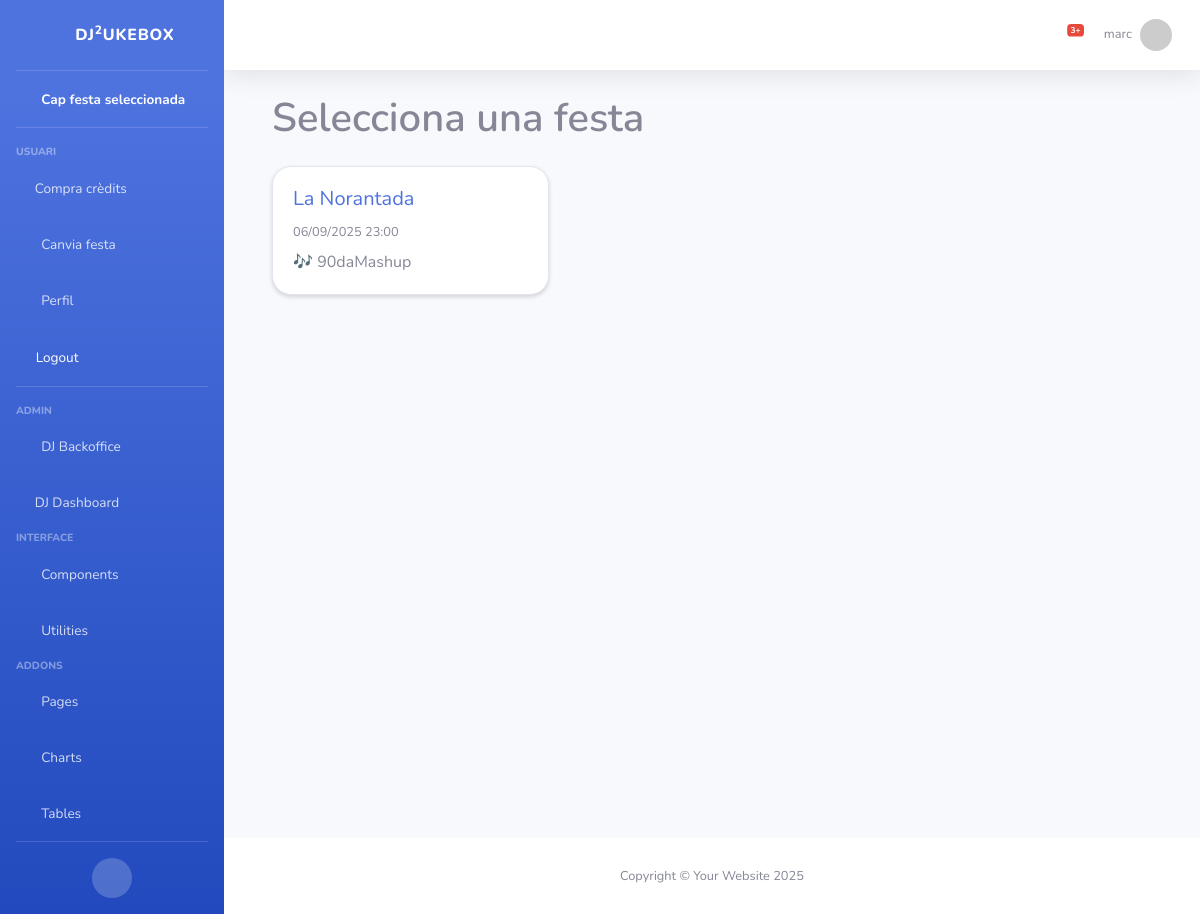
/select-party/ (signed in), run on an earlier commit of the app's database.
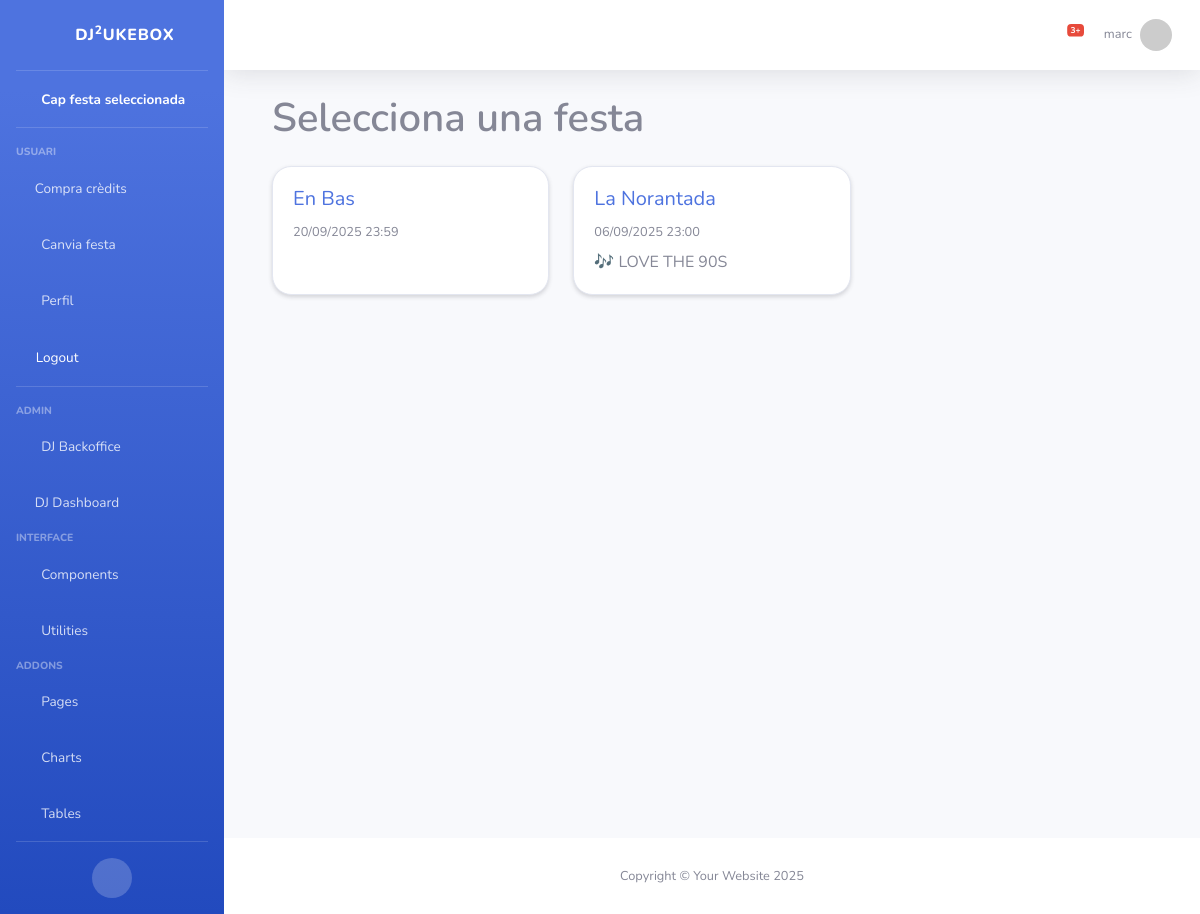
And on a later commit of the database.
### jukebox/models.py (models this page shows, shortened)
class User(AbstractUser):
    credits = models.PositiveIntegerField(default=0)

class Party(models.Model):
    name = models.CharField(max_length=200)
    playlist = models.ForeignKey(Playlist, on_delete=models.SET_NULL, null=True, blank=True)
    date = models.DateTimeField()
    code = models.CharField(max_length=12, unique=True, editable=False, default='')
    max_votes_per_user = models.PositiveIntegerField(default=5)  # NOVETAT

class Playlist(models.Model):
    spotify_id = models.CharField(max_length=128, unique=True)
    name = models.CharField(max_length=256)
    owner = models.CharField(max_length=128)

### jukebox/views.py (the view)
# urls.py: path('select-party/', views.select_party, name='select_party'),
def select_party(request):
    parties = Party.objects.order_by('-date')
    return render(request, "jukebox/select_party.html", {"parties": parties})

### jukebox/context_processors.py (called while the page is built)
def selected_party(request):
    party_id = request.session.get('selected_party_id')
    party = None
    if party_id:
        try:
            party = Party.objects.get(id=party_id)
        except Party.DoesNotExist:
            party = None
    return {'selected_party': party}

### jukebox/templates/jukebox/select_party.html (shortened to what this page needs)
{% extends "jukebox/admin_base.html" %}
{% block content %}
<div class="container mt-4">
    <h2 class="mb-4" style="font-size:2.5rem; font-weight:600;">Selecciona una festa</h2>
    {% if parties %}
        <div class="row">
            {% for party in parties %}
                <div class="col-12 col-sm-6 col-lg-4 mb-3">
                    <a href="{% url 'set_party' party.id %}" style="text-decoration:none;" tabindex="0" aria-label="Selecciona {{ party.name }}">
                        <div class="card shadow-sm h-100 hover-shadow" style="cursor:pointer; border-radius: 1.2rem;">
                            <div class="card-body">
                                <h5 class="card-title">{{ party.name }}</h5>
                                {% if party.date %}
                                    <div class="card-text text-muted small">
                                        {{ party.date|date:"d/m/Y H:i" }}
                                    </div>
                                {% endif %}
                                {% if party.playlist %}
                                    <div class="text-secondary mt-2">🎶 {{ party.playlist.name }}</div>
                                {% endif %}
                            </div>
                        </div>
                    </a>
                </div>
            {% endfor %}
        </div>
    {% else %}
        <div class="alert alert-danger" role="alert">
            No hi ha festes disponibles!
        </div>
    {% endif %}
</div>
{% endblock %}

### jukebox/templates/jukebox/admin_base.html (shortened to what this page needs)
{% load static %}
<!DOCTYPE html>
<html lang="en">
<head>
    <link href="{% static 'jukebox/vendor/fontawesome-free/css/all.min.css' %}" rel="stylesheet" type="text/css">
    <link href="{% static 'jukebox/css/sb-admin-2.min.css' %}" rel="stylesheet">
</head>
<body id="page-top">
    <div id="wrapper">
        <ul class="navbar-nav bg-gradient-primary sidebar sidebar-dark accordion" id="accordionSidebar">
            <a class="sidebar-brand d-flex align-items-center justify-content-center" href="{% url 'main' %}">
                <div class="sidebar-brand-icon rotate-n-15">
                    <i class="fas fa-laugh-wink"></i>
                </div>
                <div class="sidebar-brand-text mx-3">DJ<sup>2</sup>ukebox</div>
            </a>
            <hr class="sidebar-divider my-0">
            <li class="nav-item active">
                <a class="nav-link" href="/songs/">
                    <i class="fas fa-fw fa-tachometer-alt"></i>
                    <span>
                      {% if selected_party %}
                        {{ selected_party.name }}
                      {% else %}
                        Cap festa seleccionada
                      {% endif %}
                    </span>
                </a>
            </li>
            <hr class="sidebar-divider">
            <div class="sidebar-heading">Usuari</div>
            <li class="nav-item">
                <a class="nav-link" href="{% url 'buy_votes' %}">
                    <i class="fas fa-coins"></i>
                    <span>Compra crèdits</span>
                </a>
            </li>
            <li class="nav-item">
                <a class="nav-link" href="{% url 'select_party' %}">
                    <i class="fas fa-fw fa-random"></i>
                    <span>Canvia festa</span>
                </a>
            </li>
            <li class="nav-item">
                <a class="nav-link" href="{% url 'profile' %}">
                    <i class="fas fa-fw fa-user"></i>
                    <span>Perfil</span>
                </a>
            </li>
            <li class="nav-item">
                <form method="post" action="{% url 'account_logout' %}" style="display:inline;">
                    <button type="submit" class="nav-link btn btn-link" style="color:#fff; text-align:left;">
                        <i class="fas fa-sign-out-alt"></i>
                        <span>Logout</span>
                    </button>
                </form>
            </li>
            <hr class="sidebar-divider">
            {% if user.is_superuser %}
            <div class="sidebar-heading">Admin</div>
            <li class="nav-item">
                <a class="nav-link" href="{% url 'dj_backoffice' %}">
                    <i class="fas fa-fw fa-user-cog"></i>
                    <span>DJ Backoffice</span>
                </a>
            </li>
            <li class="nav-item">
                <a class="nav-link" href="{% url 'dj_dashboard' %}">
                    <i class="fas fa-tachometer-alt"></i>
                    <span>DJ Dashboard</span>
                </a>
            </li>
            {% endif %}
            <div class="sidebar-heading">Interface</div>
            <li class="nav-item">
                <a class="nav-link collapsed" href="#" data-toggle="collapse" data-target="#collapseTwo"
                    aria-expanded="true" aria-controls="collapseTwo">
                    <i class="fas fa-fw fa-cog"></i>
                    <span>Components</span>
                </a>
            </li>
            <li class="nav-item">
                <a class="nav-link collapsed" href="#" data-toggle="collapse" data-target="#collapseUtilities"
                    aria-expanded="true" aria-controls="collapseUtilities">
                    <i class="fas fa-fw fa-wrench"></i>
                    <span>Utilities</span>
                </a>
            </li>
            <div class="sidebar-heading">Addons</div>
            <li class="nav-item">
                <a class="nav-link collapsed" href="#" data-toggle="collapse" data-target="#collapsePages"
                    aria-expanded="true" aria-controls="collapsePages">
                    <i class="fas fa-fw fa-folder"></i>
                    <span>Pages</span>
                </a>
            </li>
            <li class="nav-item">
                <a class="nav-link" href="{% url 'charts' %}">
                    <i class="fas fa-fw fa-chart-area"></i>
                    <span>Charts</span></a>
            </li>
            <li class="nav-item">
                <a class="nav-link" href="{% url 'tables' %}">
                    <i class="fas fa-fw fa-table"></i>
                    <span>Tables</span></a>
            </li>
            <hr class="sidebar-divider d-none d-md-block">
            <div class="text-center d-none d-md-inline">
                <button class="rounded-circle border-0" id="sidebarToggle"></button>
            </div>
        </ul>
        <div id="content-wrapper" class="d-flex flex-column">
            <div id="content">
                <nav class="navbar navbar-expand navbar-light bg-white topbar mb-4 static-top shadow">
                    <ul class="navbar-nav ml-auto">
                        <li class="nav-item dropdown no-arrow mx-1">
                            <a class="nav-link dropdown-toggle" href="#" id="alertsDropdown" role="button" data-toggle="dropdown" aria-haspopup="true" aria-expanded="false">
                                <i class="fas fa-bell fa-fw"></i>
                                <span class="badge badge-danger badge-counter">3+</span>
                            </a>
                        </li>
                        {% if user.is_authenticated %}
                        <li class="nav-item dropdown no-arrow">
                            <a class="nav-link dropdown-toggle" href="#" id="userDropdown" role="button"
                               data-toggle="dropdown" aria-haspopup="true" aria-expanded="false">
                                <span class="mr-2 d-none d-lg-inline text-gray-600 small">{{ user.username }}</span>
                                <img class="img-profile rounded-circle"
                                     src="https://randomuser.me/api/portraits/women/44.jpg">
                            </a>
                        </li>
                        {% endif %}
                    </ul>
                </nav>
                <div class="container-fluid">
                    {% block content %}{% endblock %}
                </div>
            </div>
            <footer class="sticky-footer bg-white">
                <div class="container my-auto">
                    <div class="copyright text-center my-auto">
                        <span>Copyright &copy; Your Website 2025</span>
                    </div>
                </div>
            </footer>
        </div>
    </div>
</body>
</html>

What changed in the data, as far as the page shows it:
added Party: name "En Bas", date "20/09/2025 23:59"
changed Party "La Norantada": playlist.name "90daMashup" → "LOVE THE 90S"
